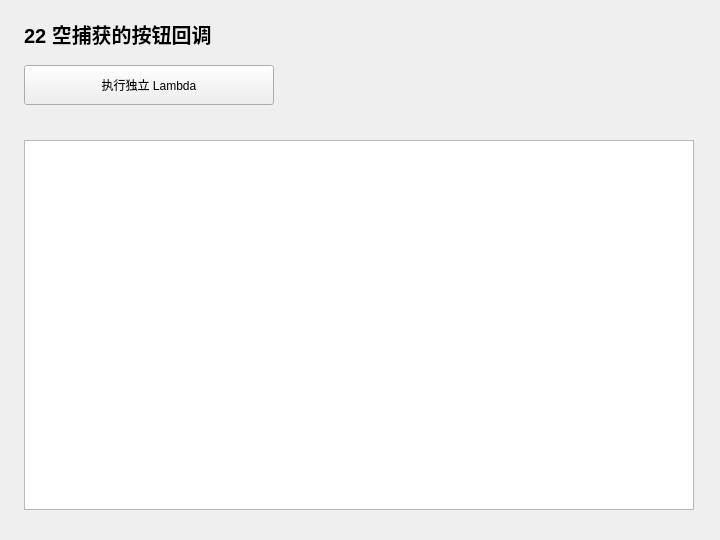
<?xml version="1.0" encoding="UTF-8"?>
<ui version="4.0">
 <class>Widget</class>
 <widget class="QWidget" name="Widget">
  <property name="geometry">
   <rect>
    <x>0</x>
    <y>0</y>
    <width>720</width>
    <height>540</height>
   </rect>
  </property>
  <property name="windowTitle">
   <string>22 空捕获的按钮回调</string>
  </property>
  <widget class="QLabel" name="headingLabel">
   <property name="geometry">
    <rect>
     <x>24</x>
     <y>18</y>
     <width>670</width>
     <height>32</height>
    </rect>
   </property>
   <property name="text">
    <string>22 空捕获的按钮回调</string>
   </property>
   <property name="font">
    <font>
     <pointsize>15</pointsize>
     <bold>true</bold>
    </font>
   </property>
  </widget>
  <widget class="QPlainTextEdit" name="outputEdit">
   <property name="geometry">
    <rect>
     <x>24</x>
     <y>140</y>
     <width>670</width>
     <height>370</height>
    </rect>
   </property>
   <property name="readOnly">
    <bool>true</bool>
   </property>
  </widget>
  <widget class="QPushButton" name="runButton">
   <property name="geometry">
    <rect>
     <x>24</x>
     <y>65</y>
     <width>250</width>
     <height>40</height>
    </rect>
   </property>
   <property name="text">
    <string>执行独立 Lambda</string>
   </property>
  </widget>
 </widget>
 <resources />
 <connections />
</ui>
